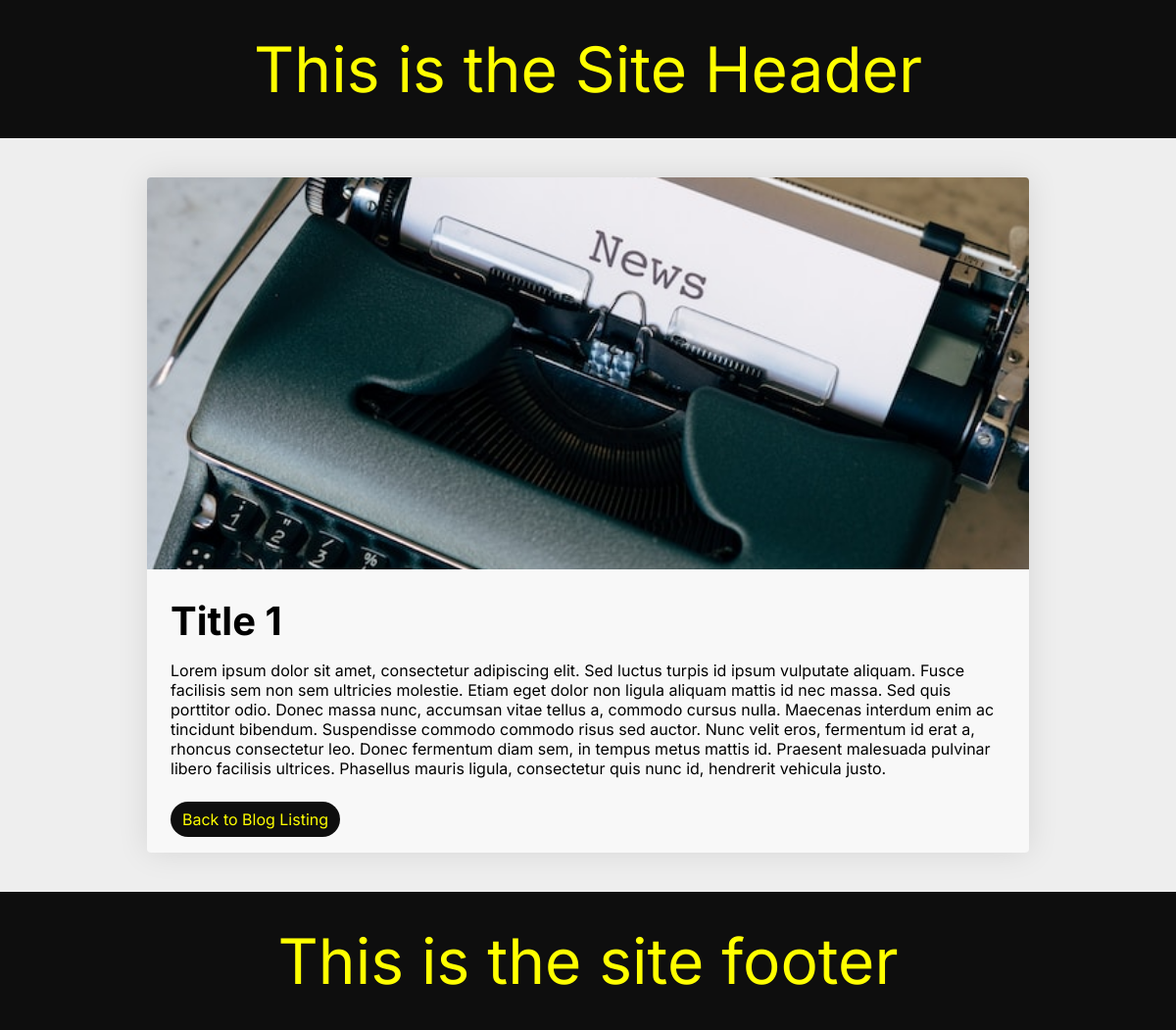
Page /blog/detail/1 on the committed database.
### blog/models.py (models this page shows, shortened)
class BlogPost(models.Model):
    title = models.CharField(max_length=200)
    excerpt = models.CharField(max_length=500)
    content = models.TextField()

### blog/views.py (the view)
# urls.py: path('detail/<int:pk>', detail, name='blog_detail')
def detail(request,pk):
    blog = BlogPost.objects.get(pk=pk)
    context = {
        'blog' : blog
    }
    return render(request,'blog/detail.html', context)

### templates/blog/detail.html (shortened to what this page needs)
{% extends './base2.html' %}
{% load static %}
{% block content %}
<div class="detail">
    <img src="{% static 'news.jpg' %}" alt="Breaking news">
    <div class="text-content">
        <h3>{{blog.title}}</h3>
        <p>{{blog.content}}</p>
        <a href="{% url 'archive' %}">Back to Blog Listing</a>
    </div>
</div>
{% endblock %}

### static/main.css (style rules this page uses)
body { background-color: #eeeeee; font-family: "Inter", sans-serif; }
* { margin: 0; padding: 0; box-sizing: border-box; }
.text-content { padding: 1.5rem; }
.text-content h3 { font-size: 2.5rem; padding-bottom: 1rem; }
.text-content p { font-size: 1rem; margin-bottom: 2rem; }
.text-content a { text-decoration: none; background-color: rgb(14, 14, 14); font-size: 1rem; padding: 0.5rem 0.75rem; border-radius: 2rem; color: yellow; cursor: pointer; }
.detail { width: 80%; max-width: 900px; margin: 0 auto; background-color: #f8f8f8; border-radius: 4px; box-shadow: 0 0 2rem 0 rgba(0, 0, 0, 0.1); }
.detail img { width: 100%; border-radius: 4px 4px 0 0; height: 400px; object-fit: cover; object-position: center; }

### rows in the picture
BlogPost: title "Title 1", content "Lorem ipsum dolor sit amet, consectetur adipiscing elit. Sed luctus turpis id ipsum vulputate aliquam. Fusce facilisis sem non sem ultricies molestie. Etiam eget dolor non ligula aliquam mattis id nec massa. Sed quis porttitor odio. Donec massa nunc, accumsan vitae tellus a, commodo cursus nulla. Maecenas interdum enim ac tincidunt bibendum. Suspendisse commodo commodo risus sed auctor. Nunc velit eros, fermentum id erat a, rhoncus consectetur leo. Donec fermentum diam sem, in tempus metus mattis id. Praesent malesuada pulvinar libero facilisis ultrices. Phasellus mauris ligula, consectetur quis nunc id, hendrerit vehicula justo."
